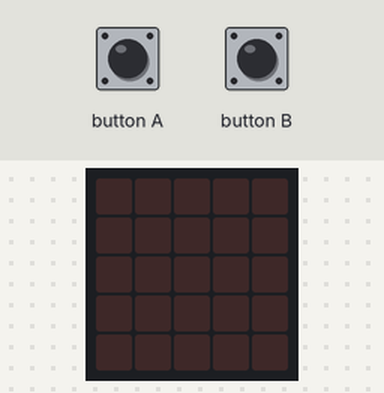
The program below on a simulated BBC micro:bit (MakeCode). Parts: the board's 5×5 LED display. Inputs (shaded band) come from the test bench.

Above: at 1.2 s.
1.3 s: button A pressed for 0.15 s
At 2.5 s:
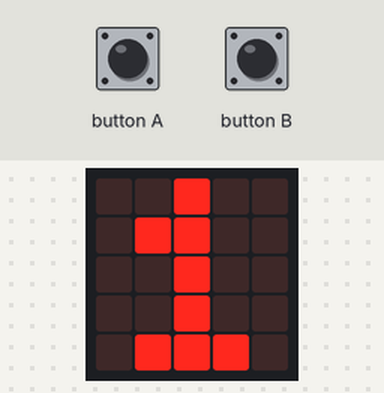
2.9 s: button B pressed for 0.15 s
At 3.7 s:
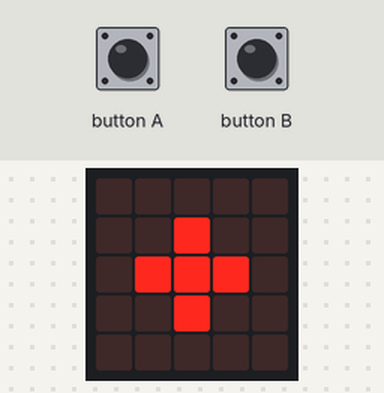
4.5 s: button B pressed for 0.15 s
At 5.2 s:
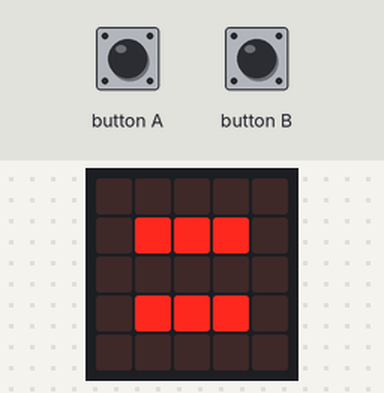
Timing chart, 0 to 7.5 s (numbered marks = the images above; inputs shaded):
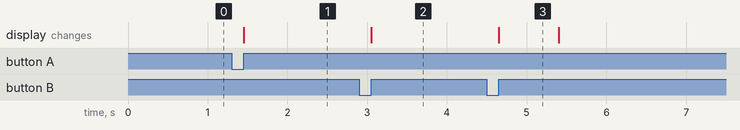

The program:

main.ts
```typescript
input.onButtonPressed(Button.A, function () {
    num += 1
    basic.showString("" + (num))
})
input.onButtonPressed(Button.B, function () {
    if (order == 0) {
        basic.showString("+")
        Sum += num
        order += 1
    } else {
        basic.showString("=")
        Sum += num
        basic.showNumber(Sum)
        order = 0
        Sum = 0
    }
    num = 0
})
let order = 0
let num = 0
let Sum = 0
Sum = 0
num = 0
order = 0
```

test.ts
```typescript
// 테스트는 여기로 이동합니다; 이 패키지가 확장으로 사용될 때 컴파일되지 않을 것 입니다.
```

Measured:
- after the input at 1.3 s, the display: changes after 0.15 s (image 1)
- after the input at 2.9 s, the display: changes after 0.15 s (image 2)
- after the input at 4.5 s, the display: changes after 0.15 s (image 3)
- what the display in image 3 shows lasts 0.7 s, from 4.7 s to 5.4 s
